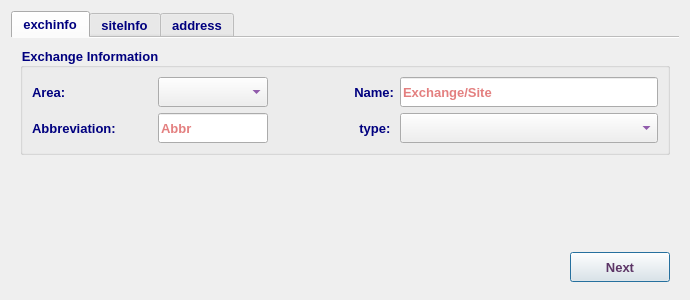
<?xml version="1.0" encoding="UTF-8"?>
<ui version="4.0">
 <class>AddExchangeSiteDialog</class>
 <widget class="QDialog" name="AddExchangeSiteDialog">
  <property name="windowModality">
   <enum>Qt::NonModal</enum>
  </property>
  <property name="geometry">
   <rect>
    <x>0</x>
    <y>0</y>
    <width>690</width>
    <height>300</height>
   </rect>
  </property>
  <property name="sizePolicy">
   <sizepolicy hsizetype="Fixed" vsizetype="Fixed">
    <horstretch>0</horstretch>
    <verstretch>0</verstretch>
   </sizepolicy>
  </property>
  <property name="minimumSize">
   <size>
    <width>690</width>
    <height>300</height>
   </size>
  </property>
  <property name="maximumSize">
   <size>
    <width>691</width>
    <height>301</height>
   </size>
  </property>
  <property name="font">
   <font>
    <family>Tahoma</family>
    <pointsize>10</pointsize>
   </font>
  </property>
  <property name="windowTitle">
   <string>Add New Exchange/Site</string>
  </property>
  <property name="windowIcon">
   <iconset resource="../../../../image.qrc">
    <normaloff>:/Image/add.png</normaloff>:/Image/add.png</iconset>
  </property>
  <layout class="QVBoxLayout" name="verticalLayout_4">
   <item>
    <widget class="QTabWidget" name="tabWidget">
     <property name="minimumSize">
      <size>
       <width>0</width>
       <height>280</height>
      </size>
     </property>
     <property name="maximumSize">
      <size>
       <width>16777215</width>
       <height>280</height>
      </size>
     </property>
     <property name="font">
      <font>
       <weight>75</weight>
       <bold>true</bold>
      </font>
     </property>
     <property name="styleSheet">
      <string notr="true">color: rgb(0, 0, 127);</string>
     </property>
     <property name="currentIndex">
      <number>0</number>
     </property>
     <property name="documentMode">
      <bool>true</bool>
     </property>
     <widget class="QWidget" name="exchInfTab">
      <attribute name="title">
       <string>exchinfo</string>
      </attribute>
      <layout class="QVBoxLayout" name="verticalLayout_5">
       <item>
        <widget class="QGroupBox" name="groupBox_2">
         <property name="font">
          <font>
           <family>Tahoma</family>
           <pointsize>10</pointsize>
           <weight>75</weight>
           <bold>true</bold>
          </font>
         </property>
         <property name="title">
          <string>Exchange Information</string>
         </property>
         <layout class="QVBoxLayout" name="verticalLayout">
          <item>
           <layout class="QHBoxLayout" name="horizontalLayout">
            <item>
             <widget class="QLabel" name="label">
              <property name="minimumSize">
               <size>
                <width>120</width>
                <height>30</height>
               </size>
              </property>
              <property name="maximumSize">
               <size>
                <width>120</width>
                <height>30</height>
               </size>
              </property>
              <property name="font">
               <font>
                <family>Tahoma</family>
                <pointsize>10</pointsize>
                <weight>75</weight>
                <bold>true</bold>
               </font>
              </property>
              <property name="styleSheet">
               <string notr="true">color: rgb(0, 0, 127);</string>
              </property>
              <property name="text">
               <string>Area:</string>
              </property>
             </widget>
            </item>
            <item>
             <widget class="QComboBox" name="areaCB">
              <property name="sizePolicy">
               <sizepolicy hsizetype="Preferred" vsizetype="Preferred">
                <horstretch>0</horstretch>
                <verstretch>0</verstretch>
               </sizepolicy>
              </property>
              <property name="minimumSize">
               <size>
                <width>110</width>
                <height>30</height>
               </size>
              </property>
              <property name="maximumSize">
               <size>
                <width>110</width>
                <height>30</height>
               </size>
              </property>
              <property name="font">
               <font>
                <family>Tahoma</family>
                <pointsize>10</pointsize>
                <weight>75</weight>
                <bold>true</bold>
               </font>
              </property>
              <property name="styleSheet">
               <string notr="true">color: rgb(85, 0, 127);</string>
              </property>
             </widget>
            </item>
            <item>
             <widget class="QLabel" name="label_2">
              <property name="minimumSize">
               <size>
                <width>120</width>
                <height>30</height>
               </size>
              </property>
              <property name="maximumSize">
               <size>
                <width>120</width>
                <height>30</height>
               </size>
              </property>
              <property name="font">
               <font>
                <family>Tahoma</family>
                <pointsize>10</pointsize>
                <weight>75</weight>
                <bold>true</bold>
               </font>
              </property>
              <property name="styleSheet">
               <string notr="true">color: rgb(0, 0, 127);</string>
              </property>
              <property name="text">
               <string>Name:</string>
              </property>
              <property name="alignment">
               <set>Qt::AlignRight|Qt::AlignTrailing|Qt::AlignVCenter</set>
              </property>
             </widget>
            </item>
            <item>
             <widget class="QLineEdit" name="exchLE">
              <property name="sizePolicy">
               <sizepolicy hsizetype="Expanding" vsizetype="Preferred">
                <horstretch>0</horstretch>
                <verstretch>0</verstretch>
               </sizepolicy>
              </property>
              <property name="minimumSize">
               <size>
                <width>200</width>
                <height>30</height>
               </size>
              </property>
              <property name="maximumSize">
               <size>
                <width>2000</width>
                <height>30</height>
               </size>
              </property>
              <property name="font">
               <font>
                <family>Tahoma</family>
                <pointsize>10</pointsize>
                <weight>75</weight>
                <bold>true</bold>
               </font>
              </property>
              <property name="styleSheet">
               <string notr="true">color: rgb(200, 0, 0);</string>
              </property>
              <property name="placeholderText">
               <string>Exchange/Site</string>
              </property>
             </widget>
            </item>
           </layout>
          </item>
          <item>
           <layout class="QHBoxLayout" name="horizontalLayout_2">
            <item>
             <widget class="QLabel" name="label_3">
              <property name="minimumSize">
               <size>
                <width>120</width>
                <height>30</height>
               </size>
              </property>
              <property name="maximumSize">
               <size>
                <width>120</width>
                <height>30</height>
               </size>
              </property>
              <property name="font">
               <font>
                <family>Tahoma</family>
                <pointsize>10</pointsize>
                <weight>75</weight>
                <bold>true</bold>
               </font>
              </property>
              <property name="styleSheet">
               <string notr="true">color: rgb(0, 0, 127);</string>
              </property>
              <property name="text">
               <string>Abbreviation:</string>
              </property>
             </widget>
            </item>
            <item>
             <widget class="QLineEdit" name="abbrLE">
              <property name="sizePolicy">
               <sizepolicy hsizetype="Expanding" vsizetype="Preferred">
                <horstretch>0</horstretch>
                <verstretch>0</verstretch>
               </sizepolicy>
              </property>
              <property name="minimumSize">
               <size>
                <width>110</width>
                <height>30</height>
               </size>
              </property>
              <property name="maximumSize">
               <size>
                <width>110</width>
                <height>30</height>
               </size>
              </property>
              <property name="font">
               <font>
                <family>Tahoma</family>
                <pointsize>10</pointsize>
                <weight>75</weight>
                <bold>true</bold>
               </font>
              </property>
              <property name="styleSheet">
               <string notr="true">color: rgb(200, 0, 0);</string>
              </property>
              <property name="placeholderText">
               <string>Abbr</string>
              </property>
             </widget>
            </item>
            <item>
             <widget class="QLabel" name="label_4">
              <property name="minimumSize">
               <size>
                <width>120</width>
                <height>30</height>
               </size>
              </property>
              <property name="maximumSize">
               <size>
                <width>120</width>
                <height>30</height>
               </size>
              </property>
              <property name="font">
               <font>
                <family>Tahoma</family>
                <pointsize>10</pointsize>
                <weight>75</weight>
                <bold>true</bold>
               </font>
              </property>
              <property name="styleSheet">
               <string notr="true">color: rgb(0, 0, 127);</string>
              </property>
              <property name="text">
               <string>type: </string>
              </property>
              <property name="alignment">
               <set>Qt::AlignRight|Qt::AlignTrailing|Qt::AlignVCenter</set>
              </property>
             </widget>
            </item>
            <item>
             <widget class="QComboBox" name="typeCB">
              <property name="sizePolicy">
               <sizepolicy hsizetype="Preferred" vsizetype="Preferred">
                <horstretch>0</horstretch>
                <verstretch>0</verstretch>
               </sizepolicy>
              </property>
              <property name="minimumSize">
               <size>
                <width>200</width>
                <height>30</height>
               </size>
              </property>
              <property name="maximumSize">
               <size>
                <width>2000</width>
                <height>30</height>
               </size>
              </property>
              <property name="font">
               <font>
                <family>Tahoma</family>
                <pointsize>10</pointsize>
                <weight>75</weight>
                <bold>true</bold>
               </font>
              </property>
              <property name="styleSheet">
               <string notr="true">color: rgb(85, 0, 127);</string>
              </property>
             </widget>
            </item>
           </layout>
          </item>
         </layout>
        </widget>
       </item>
       <item>
        <spacer name="verticalSpacer_4">
         <property name="orientation">
          <enum>Qt::Vertical</enum>
         </property>
         <property name="sizeHint" stdset="0">
          <size>
           <width>20</width>
           <height>40</height>
          </size>
         </property>
        </spacer>
       </item>
       <item>
        <layout class="QHBoxLayout" name="horizontalLayout_11">
         <item>
          <spacer name="horizontalSpacer_13">
           <property name="font">
            <font>
             <family>Tahoma</family>
             <pointsize>10</pointsize>
            </font>
           </property>
           <property name="orientation">
            <enum>Qt::Horizontal</enum>
           </property>
           <property name="sizeHint" stdset="0">
            <size>
             <width>40</width>
             <height>20</height>
            </size>
           </property>
          </spacer>
         </item>
         <item>
          <widget class="QPushButton" name="exchNextBtn">
           <property name="enabled">
            <bool>true</bool>
           </property>
           <property name="sizePolicy">
            <sizepolicy hsizetype="Preferred" vsizetype="Preferred">
             <horstretch>0</horstretch>
             <verstretch>0</verstretch>
            </sizepolicy>
           </property>
           <property name="minimumSize">
            <size>
             <width>100</width>
             <height>30</height>
            </size>
           </property>
           <property name="maximumSize">
            <size>
             <width>200</width>
             <height>30</height>
            </size>
           </property>
           <property name="font">
            <font>
             <family>Tahoma</family>
             <pointsize>10</pointsize>
             <weight>75</weight>
             <bold>true</bold>
            </font>
           </property>
           <property name="styleSheet">
            <string notr="true">color: rgb(92, 53, 102);</string>
           </property>
           <property name="text">
            <string>Next</string>
           </property>
           <property name="icon">
            <iconset resource="../../../../image.qrc">
             <normaloff>:/Image/next.png</normaloff>:/Image/next.png</iconset>
           </property>
           <property name="iconSize">
            <size>
             <width>20</width>
             <height>20</height>
            </size>
           </property>
          </widget>
         </item>
        </layout>
       </item>
      </layout>
     </widget>
     <widget class="QWidget" name="siteInfotab">
      <attribute name="title">
       <string>siteInfo</string>
      </attribute>
      <layout class="QVBoxLayout" name="verticalLayout_6">
       <item>
        <widget class="QGroupBox" name="siteGB">
         <property name="font">
          <font>
           <family>Tahoma</family>
           <pointsize>10</pointsize>
           <weight>75</weight>
           <bold>true</bold>
          </font>
         </property>
         <property name="title">
          <string>Site Information</string>
         </property>
         <layout class="QVBoxLayout" name="verticalLayout_2">
          <item>
           <layout class="QHBoxLayout" name="horizontalLayout_5">
            <item>
             <widget class="QLabel" name="label_5">
              <property name="minimumSize">
               <size>
                <width>200</width>
                <height>30</height>
               </size>
              </property>
              <property name="maximumSize">
               <size>
                <width>200</width>
                <height>30</height>
               </size>
              </property>
              <property name="font">
               <font>
                <family>Tahoma</family>
                <pointsize>10</pointsize>
                <weight>75</weight>
                <bold>true</bold>
               </font>
              </property>
              <property name="styleSheet">
               <string notr="true">color: rgb(0, 0, 127);</string>
              </property>
              <property name="text">
               <string>Mother Exchange :</string>
              </property>
             </widget>
            </item>
            <item>
             <widget class="QComboBox" name="motherCB">
              <property name="sizePolicy">
               <sizepolicy hsizetype="Expanding" vsizetype="Preferred">
                <horstretch>0</horstretch>
                <verstretch>0</verstretch>
               </sizepolicy>
              </property>
              <property name="minimumSize">
               <size>
                <width>300</width>
                <height>30</height>
               </size>
              </property>
              <property name="maximumSize">
               <size>
                <width>500</width>
                <height>30</height>
               </size>
              </property>
              <property name="font">
               <font>
                <family>Tahoma</family>
                <pointsize>10</pointsize>
                <weight>75</weight>
                <bold>true</bold>
               </font>
              </property>
              <property name="styleSheet">
               <string notr="true">color: rgb(85, 0, 127);</string>
              </property>
             </widget>
            </item>
           </layout>
          </item>
          <item>
           <layout class="QHBoxLayout" name="horizontalLayout_6">
            <item>
             <widget class="QLabel" name="label_9">
              <property name="minimumSize">
               <size>
                <width>200</width>
                <height>30</height>
               </size>
              </property>
              <property name="maximumSize">
               <size>
                <width>200</width>
                <height>30</height>
               </size>
              </property>
              <property name="font">
               <font>
                <family>Tahoma</family>
                <pointsize>10</pointsize>
                <weight>75</weight>
                <bold>true</bold>
               </font>
              </property>
              <property name="styleSheet">
               <string notr="true">color: rgb(0, 0, 127);</string>
              </property>
              <property name="text">
               <string>Uplink Exchange/Site :</string>
              </property>
             </widget>
            </item>
            <item>
             <widget class="QComboBox" name="uplinkExchCB">
              <property name="sizePolicy">
               <sizepolicy hsizetype="Expanding" vsizetype="Preferred">
                <horstretch>0</horstretch>
                <verstretch>0</verstretch>
               </sizepolicy>
              </property>
              <property name="minimumSize">
               <size>
                <width>300</width>
                <height>30</height>
               </size>
              </property>
              <property name="maximumSize">
               <size>
                <width>500</width>
                <height>30</height>
               </size>
              </property>
              <property name="font">
               <font>
                <family>Tahoma</family>
                <pointsize>10</pointsize>
                <weight>75</weight>
                <bold>true</bold>
               </font>
              </property>
              <property name="styleSheet">
               <string notr="true">color: rgb(85, 0, 127);</string>
              </property>
             </widget>
            </item>
           </layout>
          </item>
          <item>
           <layout class="QHBoxLayout" name="horizontalLayout_7">
            <item>
             <spacer name="horizontalSpacer_2">
              <property name="font">
               <font>
                <family>Tahoma</family>
                <pointsize>10</pointsize>
               </font>
              </property>
              <property name="orientation">
               <enum>Qt::Horizontal</enum>
              </property>
              <property name="sizeHint" stdset="0">
               <size>
                <width>40</width>
                <height>20</height>
               </size>
              </property>
             </spacer>
            </item>
            <item>
             <widget class="QLabel" name="label_6">
              <property name="minimumSize">
               <size>
                <width>70</width>
                <height>30</height>
               </size>
              </property>
              <property name="maximumSize">
               <size>
                <width>120</width>
                <height>30</height>
               </size>
              </property>
              <property name="font">
               <font>
                <family>Tahoma</family>
                <pointsize>10</pointsize>
                <weight>75</weight>
                <bold>true</bold>
               </font>
              </property>
              <property name="styleSheet">
               <string notr="true">color: rgb(0, 0, 127);</string>
              </property>
              <property name="text">
               <string>cascade :</string>
              </property>
              <property name="alignment">
               <set>Qt::AlignRight|Qt::AlignTrailing|Qt::AlignVCenter</set>
              </property>
             </widget>
            </item>
            <item>
             <widget class="QSpinBox" name="cascadeSB">
              <property name="minimumSize">
               <size>
                <width>80</width>
                <height>30</height>
               </size>
              </property>
              <property name="maximumSize">
               <size>
                <width>100</width>
                <height>30</height>
               </size>
              </property>
              <property name="font">
               <font>
                <family>Tahoma</family>
                <pointsize>10</pointsize>
                <weight>75</weight>
                <bold>true</bold>
               </font>
              </property>
              <property name="styleSheet">
               <string notr="true">color: rgb(85, 0, 127);</string>
              </property>
              <property name="minimum">
               <number>1</number>
              </property>
             </widget>
            </item>
            <item>
             <widget class="QLabel" name="label_7">
              <property name="minimumSize">
               <size>
                <width>100</width>
                <height>30</height>
               </size>
              </property>
              <property name="maximumSize">
               <size>
                <width>120</width>
                <height>30</height>
               </size>
              </property>
              <property name="font">
               <font>
                <family>Tahoma</family>
                <pointsize>10</pointsize>
                <weight>75</weight>
                <bold>true</bold>
               </font>
              </property>
              <property name="styleSheet">
               <string notr="true">color: rgb(0, 0, 127);</string>
              </property>
              <property name="text">
               <string>Node :</string>
              </property>
              <property name="alignment">
               <set>Qt::AlignRight|Qt::AlignTrailing|Qt::AlignVCenter</set>
              </property>
             </widget>
            </item>
            <item>
             <widget class="QSpinBox" name="nodeSB">
              <property name="minimumSize">
               <size>
                <width>80</width>
                <height>30</height>
               </size>
              </property>
              <property name="maximumSize">
               <size>
                <width>100</width>
                <height>30</height>
               </size>
              </property>
              <property name="font">
               <font>
                <family>Tahoma</family>
                <pointsize>10</pointsize>
                <weight>75</weight>
                <bold>true</bold>
               </font>
              </property>
              <property name="styleSheet">
               <string notr="true">color: rgb(85, 0, 127);</string>
              </property>
              <property name="minimum">
               <number>1</number>
              </property>
             </widget>
            </item>
            <item>
             <spacer name="horizontalSpacer_4">
              <property name="font">
               <font>
                <family>Tahoma</family>
                <pointsize>10</pointsize>
               </font>
              </property>
              <property name="orientation">
               <enum>Qt::Horizontal</enum>
              </property>
              <property name="sizeHint" stdset="0">
               <size>
                <width>40</width>
                <height>20</height>
               </size>
              </property>
             </spacer>
            </item>
           </layout>
          </item>
         </layout>
        </widget>
       </item>
       <item>
        <widget class="QLabel" name="siteAbbrErrorLbl">
         <property name="minimumSize">
          <size>
           <width>0</width>
           <height>30</height>
          </size>
         </property>
         <property name="maximumSize">
          <size>
           <width>16777215</width>
           <height>30</height>
          </size>
         </property>
         <property name="font">
          <font>
           <weight>75</weight>
           <bold>true</bold>
          </font>
         </property>
         <property name="styleSheet">
          <string notr="true">color: rgb(200, 0, 0);</string>
         </property>
         <property name="text">
          <string>Abbreviation exists. Go back and define another abbr.</string>
         </property>
        </widget>
       </item>
       <item>
        <spacer name="verticalSpacer_3">
         <property name="orientation">
          <enum>Qt::Vertical</enum>
         </property>
         <property name="sizeHint" stdset="0">
          <size>
           <width>20</width>
           <height>40</height>
          </size>
         </property>
        </spacer>
       </item>
       <item>
        <layout class="QHBoxLayout" name="horizontalLayout_13">
         <item>
          <widget class="QPushButton" name="siteBackBtn">
           <property name="minimumSize">
            <size>
             <width>100</width>
             <height>30</height>
            </size>
           </property>
           <property name="maximumSize">
            <size>
             <width>200</width>
             <height>30</height>
            </size>
           </property>
           <property name="font">
            <font>
             <family>Tahoma</family>
             <pointsize>10</pointsize>
             <weight>75</weight>
             <bold>true</bold>
            </font>
           </property>
           <property name="styleSheet">
            <string notr="true">color: rgb(92, 53, 102);</string>
           </property>
           <property name="text">
            <string>Back</string>
           </property>
           <property name="icon">
            <iconset resource="../../../../image.qrc">
             <normaloff>:/Image/back.png</normaloff>:/Image/back.png</iconset>
           </property>
          </widget>
         </item>
         <item>
          <spacer name="horizontalSpacer_15">
           <property name="font">
            <font>
             <family>Tahoma</family>
             <pointsize>10</pointsize>
            </font>
           </property>
           <property name="orientation">
            <enum>Qt::Horizontal</enum>
           </property>
           <property name="sizeHint" stdset="0">
            <size>
             <width>40</width>
             <height>20</height>
            </size>
           </property>
          </spacer>
         </item>
         <item>
          <widget class="QPushButton" name="siteNextBtn">
           <property name="enabled">
            <bool>true</bool>
           </property>
           <property name="sizePolicy">
            <sizepolicy hsizetype="Preferred" vsizetype="Preferred">
             <horstretch>0</horstretch>
             <verstretch>0</verstretch>
            </sizepolicy>
           </property>
           <property name="minimumSize">
            <size>
             <width>100</width>
             <height>30</height>
            </size>
           </property>
           <property name="maximumSize">
            <size>
             <width>200</width>
             <height>30</height>
            </size>
           </property>
           <property name="font">
            <font>
             <family>Tahoma</family>
             <pointsize>10</pointsize>
             <weight>75</weight>
             <bold>true</bold>
            </font>
           </property>
           <property name="styleSheet">
            <string notr="true">color: rgb(92, 53, 102);</string>
           </property>
           <property name="text">
            <string>Next</string>
           </property>
           <property name="icon">
            <iconset resource="../../../../image.qrc">
             <normaloff>:/Image/next.png</normaloff>:/Image/next.png</iconset>
           </property>
           <property name="iconSize">
            <size>
             <width>20</width>
             <height>20</height>
            </size>
           </property>
          </widget>
         </item>
        </layout>
       </item>
      </layout>
     </widget>
     <widget class="QWidget" name="addTabv">
      <attribute name="title">
       <string>address</string>
      </attribute>
      <layout class="QVBoxLayout" name="verticalLayout_8">
       <item>
        <widget class="QTabWidget" name="addressTabWidget">
         <property name="font">
          <font>
           <weight>75</weight>
           <bold>true</bold>
          </font>
         </property>
         <property name="currentIndex">
          <number>0</number>
         </property>
         <property name="documentMode">
          <bool>true</bool>
         </property>
         <widget class="QWidget" name="addTab">
          <attribute name="title">
           <string>Address</string>
          </attribute>
          <layout class="QVBoxLayout" name="verticalLayout_9">
           <item>
            <layout class="QHBoxLayout" name="horizontalLayout_8">
             <item>
              <widget class="QLabel" name="label_8">
               <property name="minimumSize">
                <size>
                 <width>80</width>
                 <height>50</height>
                </size>
               </property>
               <property name="maximumSize">
                <size>
                 <width>100</width>
                 <height>50</height>
                </size>
               </property>
               <property name="font">
                <font>
                 <family>Tahoma</family>
                 <pointsize>10</pointsize>
                 <weight>75</weight>
                 <bold>true</bold>
                </font>
               </property>
               <property name="styleSheet">
                <string notr="true">color: rgb(0, 0, 127);</string>
               </property>
               <property name="text">
                <string>Address :</string>
               </property>
              </widget>
             </item>
             <item>
              <widget class="QTextEdit" name="addressTE">
               <property name="minimumSize">
                <size>
                 <width>500</width>
                 <height>100</height>
                </size>
               </property>
               <property name="maximumSize">
                <size>
                 <width>800</width>
                 <height>100</height>
                </size>
               </property>
               <property name="font">
                <font>
                 <family>Tahoma</family>
                 <pointsize>10</pointsize>
                 <weight>75</weight>
                 <bold>true</bold>
                </font>
               </property>
               <property name="styleSheet">
                <string notr="true">color: rgb(85, 0, 127);</string>
               </property>
               <property name="placeholderText">
                <string>Address</string>
               </property>
              </widget>
             </item>
            </layout>
           </item>
          </layout>
         </widget>
         <widget class="QWidget" name="soTab">
          <attribute name="title">
           <string>Saloon Orientation</string>
          </attribute>
          <layout class="QVBoxLayout" name="verticalLayout_10">
           <item>
            <widget class="QFrame" name="saloonGB">
             <property name="frameShape">
              <enum>QFrame::NoFrame</enum>
             </property>
             <property name="frameShadow">
              <enum>QFrame::Raised</enum>
             </property>
             <property name="lineWidth">
              <number>0</number>
             </property>
             <layout class="QVBoxLayout" name="verticalLayout_3">
              <item>
               <layout class="QHBoxLayout" name="horizontalLayout_3">
                <item>
                 <widget class="QLabel" name="label_10">
                  <property name="minimumSize">
                   <size>
                    <width>150</width>
                    <height>30</height>
                   </size>
                  </property>
                  <property name="maximumSize">
                   <size>
                    <width>150</width>
                    <height>30</height>
                   </size>
                  </property>
                  <property name="font">
                   <font>
                    <family>Tahoma</family>
                    <pointsize>10</pointsize>
                    <weight>75</weight>
                    <bold>true</bold>
                   </font>
                  </property>
                  <property name="styleSheet">
                   <string notr="true">color: rgb(0, 0, 127);</string>
                  </property>
                  <property name="text">
                   <string>Data Saloon:</string>
                  </property>
                 </widget>
                </item>
                <item>
                 <widget class="QComboBox" name="dataSaloonCB">
                  <property name="sizePolicy">
                   <sizepolicy hsizetype="Preferred" vsizetype="Preferred">
                    <horstretch>0</horstretch>
                    <verstretch>0</verstretch>
                   </sizepolicy>
                  </property>
                  <property name="minimumSize">
                   <size>
                    <width>200</width>
                    <height>30</height>
                   </size>
                  </property>
                  <property name="maximumSize">
                   <size>
                    <width>200</width>
                    <height>30</height>
                   </size>
                  </property>
                  <property name="font">
                   <font>
                    <family>Tahoma</family>
                    <pointsize>10</pointsize>
                    <weight>75</weight>
                    <bold>true</bold>
                   </font>
                  </property>
                  <property name="styleSheet">
                   <string notr="true">color: rgb(85, 0, 127);</string>
                  </property>
                 </widget>
                </item>
                <item>
                 <spacer name="horizontalSpacer_10">
                  <property name="font">
                   <font>
                    <family>Tahoma</family>
                    <pointsize>10</pointsize>
                   </font>
                  </property>
                  <property name="orientation">
                   <enum>Qt::Horizontal</enum>
                  </property>
                  <property name="sizeHint" stdset="0">
                   <size>
                    <width>40</width>
                    <height>20</height>
                   </size>
                  </property>
                 </spacer>
                </item>
               </layout>
              </item>
              <item>
               <layout class="QHBoxLayout" name="horizontalLayout_4">
                <item>
                 <widget class="QLabel" name="label_11">
                  <property name="minimumSize">
                   <size>
                    <width>150</width>
                    <height>30</height>
                   </size>
                  </property>
                  <property name="maximumSize">
                   <size>
                    <width>150</width>
                    <height>30</height>
                   </size>
                  </property>
                  <property name="font">
                   <font>
                    <family>Tahoma</family>
                    <pointsize>10</pointsize>
                    <weight>75</weight>
                    <bold>true</bold>
                   </font>
                  </property>
                  <property name="styleSheet">
                   <string notr="true">color: rgb(0, 0, 127);</string>
                  </property>
                  <property name="text">
                   <string>Switch Saloon:</string>
                  </property>
                 </widget>
                </item>
                <item>
                 <widget class="QComboBox" name="switchSaloonCB">
                  <property name="sizePolicy">
                   <sizepolicy hsizetype="Preferred" vsizetype="Preferred">
                    <horstretch>0</horstretch>
                    <verstretch>0</verstretch>
                   </sizepolicy>
                  </property>
                  <property name="minimumSize">
                   <size>
                    <width>200</width>
                    <height>30</height>
                   </size>
                  </property>
                  <property name="maximumSize">
                   <size>
                    <width>200</width>
                    <height>30</height>
                   </size>
                  </property>
                  <property name="font">
                   <font>
                    <family>Tahoma</family>
                    <pointsize>10</pointsize>
                    <weight>75</weight>
                    <bold>true</bold>
                   </font>
                  </property>
                  <property name="styleSheet">
                   <string notr="true">color: rgb(85, 0, 127);</string>
                  </property>
                 </widget>
                </item>
                <item>
                 <spacer name="horizontalSpacer_11">
                  <property name="font">
                   <font>
                    <family>Tahoma</family>
                    <pointsize>10</pointsize>
                   </font>
                  </property>
                  <property name="orientation">
                   <enum>Qt::Horizontal</enum>
                  </property>
                  <property name="sizeHint" stdset="0">
                   <size>
                    <width>40</width>
                    <height>20</height>
                   </size>
                  </property>
                 </spacer>
                </item>
               </layout>
              </item>
              <item>
               <layout class="QHBoxLayout" name="horizontalLayout_9">
                <item>
                 <widget class="QLabel" name="label_12">
                  <property name="minimumSize">
                   <size>
                    <width>150</width>
                    <height>30</height>
                   </size>
                  </property>
                  <property name="maximumSize">
                   <size>
                    <width>150</width>
                    <height>30</height>
                   </size>
                  </property>
                  <property name="font">
                   <font>
                    <family>Tahoma</family>
                    <pointsize>10</pointsize>
                    <weight>75</weight>
                    <bold>true</bold>
                   </font>
                  </property>
                  <property name="styleSheet">
                   <string notr="true">color: rgb(0, 0, 127);</string>
                  </property>
                  <property name="text">
                   <string>PCM Saloon:</string>
                  </property>
                 </widget>
                </item>
                <item>
                 <widget class="QComboBox" name="pcmSaloonCB">
                  <property name="sizePolicy">
                   <sizepolicy hsizetype="Preferred" vsizetype="Preferred">
                    <horstretch>0</horstretch>
                    <verstretch>0</verstretch>
                   </sizepolicy>
                  </property>
                  <property name="minimumSize">
                   <size>
                    <width>200</width>
                    <height>30</height>
                   </size>
                  </property>
                  <property name="maximumSize">
                   <size>
                    <width>200</width>
                    <height>30</height>
                   </size>
                  </property>
                  <property name="font">
                   <font>
                    <family>Tahoma</family>
                    <pointsize>10</pointsize>
                    <weight>75</weight>
                    <bold>true</bold>
                   </font>
                  </property>
                  <property name="styleSheet">
                   <string notr="true">color: rgb(85, 0, 127);</string>
                  </property>
                 </widget>
                </item>
                <item>
                 <spacer name="horizontalSpacer_12">
                  <property name="font">
                   <font>
                    <family>Tahoma</family>
                    <pointsize>10</pointsize>
                   </font>
                  </property>
                  <property name="orientation">
                   <enum>Qt::Horizontal</enum>
                  </property>
                  <property name="sizeHint" stdset="0">
                   <size>
                    <width>40</width>
                    <height>20</height>
                   </size>
                  </property>
                 </spacer>
                </item>
               </layout>
              </item>
             </layout>
            </widget>
           </item>
          </layout>
         </widget>
        </widget>
       </item>
       <item>
        <spacer name="verticalSpacer">
         <property name="orientation">
          <enum>Qt::Vertical</enum>
         </property>
         <property name="sizeHint" stdset="0">
          <size>
           <width>20</width>
           <height>40</height>
          </size>
         </property>
        </spacer>
       </item>
       <item>
        <layout class="QHBoxLayout" name="horizontalLayout_10">
         <item>
          <widget class="QPushButton" name="addBackBtn">
           <property name="minimumSize">
            <size>
             <width>100</width>
             <height>30</height>
            </size>
           </property>
           <property name="maximumSize">
            <size>
             <width>200</width>
             <height>30</height>
            </size>
           </property>
           <property name="font">
            <font>
             <family>Tahoma</family>
             <pointsize>10</pointsize>
             <weight>75</weight>
             <bold>true</bold>
            </font>
           </property>
           <property name="styleSheet">
            <string notr="true">color: rgb(92, 53, 102);</string>
           </property>
           <property name="text">
            <string>Back</string>
           </property>
           <property name="icon">
            <iconset resource="../../../../image.qrc">
             <normaloff>:/Image/back.png</normaloff>:/Image/back.png</iconset>
           </property>
          </widget>
         </item>
         <item>
          <spacer name="horizontalSpacer_9">
           <property name="font">
            <font>
             <family>Tahoma</family>
             <pointsize>10</pointsize>
            </font>
           </property>
           <property name="orientation">
            <enum>Qt::Horizontal</enum>
           </property>
           <property name="sizeHint" stdset="0">
            <size>
             <width>40</width>
             <height>20</height>
            </size>
           </property>
          </spacer>
         </item>
         <item>
          <widget class="QPushButton" name="okBtn">
           <property name="enabled">
            <bool>false</bool>
           </property>
           <property name="sizePolicy">
            <sizepolicy hsizetype="Preferred" vsizetype="Preferred">
             <horstretch>0</horstretch>
             <verstretch>0</verstretch>
            </sizepolicy>
           </property>
           <property name="minimumSize">
            <size>
             <width>150</width>
             <height>30</height>
            </size>
           </property>
           <property name="maximumSize">
            <size>
             <width>200</width>
             <height>30</height>
            </size>
           </property>
           <property name="font">
            <font>
             <family>Tahoma</family>
             <pointsize>10</pointsize>
             <weight>75</weight>
             <bold>true</bold>
            </font>
           </property>
           <property name="styleSheet">
            <string notr="true">color: rgb(92, 53, 102);</string>
           </property>
           <property name="text">
            <string>Add Exch/Site</string>
           </property>
           <property name="icon">
            <iconset resource="../../../../image.qrc">
             <normaloff>:/Image/add.png</normaloff>:/Image/add.png</iconset>
           </property>
           <property name="iconSize">
            <size>
             <width>20</width>
             <height>20</height>
            </size>
           </property>
          </widget>
         </item>
        </layout>
       </item>
      </layout>
     </widget>
    </widget>
   </item>
  </layout>
 </widget>
 <tabstops>
  <tabstop>areaCB</tabstop>
  <tabstop>exchLE</tabstop>
  <tabstop>abbrLE</tabstop>
  <tabstop>typeCB</tabstop>
  <tabstop>motherCB</tabstop>
  <tabstop>uplinkExchCB</tabstop>
  <tabstop>cascadeSB</tabstop>
  <tabstop>nodeSB</tabstop>
  <tabstop>dataSaloonCB</tabstop>
  <tabstop>switchSaloonCB</tabstop>
  <tabstop>pcmSaloonCB</tabstop>
  <tabstop>addressTE</tabstop>
  <tabstop>okBtn</tabstop>
 </tabstops>
 <resources>
  <include location="../../../../image.qrc"/>
 </resources>
 <connections/>
</ui>
